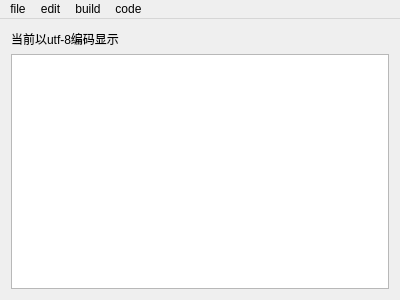
<?xml version="1.0" encoding="UTF-8"?>
<ui version="4.0">
 <class>MainWindow</class>
 <widget class="QMainWindow" name="MainWindow">
  <property name="geometry">
   <rect>
    <x>0</x>
    <y>0</y>
    <width>400</width>
    <height>300</height>
   </rect>
  </property>
  <property name="windowTitle">
   <string>IDE</string>
  </property>
  <widget class="QWidget" name="centralWidget">
   <layout class="QGridLayout" name="gridLayout">
    <item row="0" column="0">
     <widget class="QLabel" name="label">
      <property name="text">
       <string>当前以utf-8编码显示</string>
      </property>
     </widget>
    </item>
    <item row="1" column="0">
     <widget class="QTextEdit" name="textEdit"/>
    </item>
   </layout>
  </widget>
  <widget class="QMenuBar" name="menuBar">
   <property name="geometry">
    <rect>
     <x>0</x>
     <y>0</y>
     <width>400</width>
     <height>23</height>
    </rect>
   </property>
   <widget class="QMenu" name="menufile">
    <property name="title">
     <string>file</string>
    </property>
    <addaction name="actionnew"/>
    <addaction name="actionopen"/>
    <addaction name="actionsave"/>
    <addaction name="actionsaveas"/>
    <addaction name="actionexit"/>
   </widget>
   <widget class="QMenu" name="menuedit">
    <property name="title">
     <string>edit</string>
    </property>
    <addaction name="actionundo"/>
    <addaction name="actioncopy"/>
    <addaction name="actionpaste"/>
    <addaction name="actioncut"/>
   </widget>
   <widget class="QMenu" name="menubuild">
    <property name="title">
     <string>build</string>
    </property>
    <addaction name="actioncompile"/>
   </widget>
   <widget class="QMenu" name="menucode">
    <property name="title">
     <string>code</string>
    </property>
    <addaction name="actionutf_8"/>
    <addaction name="actiongbk"/>
   </widget>
   <addaction name="menufile"/>
   <addaction name="menuedit"/>
   <addaction name="menubuild"/>
   <addaction name="menucode"/>
  </widget>
  <action name="actionnew">
   <property name="text">
    <string>new</string>
   </property>
  </action>
  <action name="actionopen">
   <property name="text">
    <string>open</string>
   </property>
  </action>
  <action name="actionsave">
   <property name="text">
    <string>save</string>
   </property>
  </action>
  <action name="actionsaveas">
   <property name="text">
    <string>saveas</string>
   </property>
  </action>
  <action name="actionexit">
   <property name="text">
    <string>exit</string>
   </property>
  </action>
  <action name="actionundo">
   <property name="text">
    <string>undo</string>
   </property>
  </action>
  <action name="actioncopy">
   <property name="text">
    <string>copy</string>
   </property>
  </action>
  <action name="actionpaste">
   <property name="text">
    <string>paste</string>
   </property>
  </action>
  <action name="actioncut">
   <property name="text">
    <string>cut</string>
   </property>
  </action>
  <action name="actioncompile">
   <property name="text">
    <string>compile</string>
   </property>
  </action>
  <action name="actionutf_8">
   <property name="text">
    <string>utf-8</string>
   </property>
  </action>
  <action name="actiongbk">
   <property name="text">
    <string>gbk</string>
   </property>
  </action>
 </widget>
 <layoutdefault spacing="6" margin="11"/>
 <resources/>
 <connections/>
</ui>
